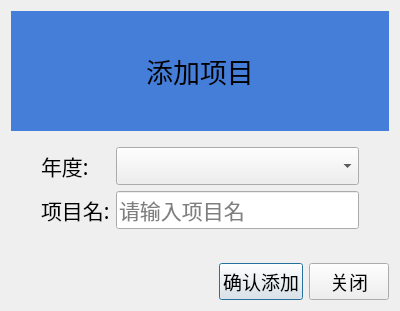
<?xml version="1.0" encoding="UTF-8"?>
<ui version="4.0">
    <class>Dialog</class>
    <widget class="QDialog" name="Dialog">
        <property name="geometry">
            <rect>
                <x>0</x>
                <y>0</y>
                <width>400</width>
                <height>311</height>
            </rect>
        </property>
        <property name="windowTitle">
            <string>Dialog</string>
        </property>
        <layout class="QVBoxLayout" name="verticalLayout">
            <item>
                <widget class="QLabel" name="label">
                    <property name="font">
                        <font>
                            <family>微软雅黑</family>
                            <pointsize>20</pointsize>
                        </font>
                    </property>
                    <property name="styleSheet">
                        <string notr="true">background-color: rgb(68, 126, 217);
                            padding: 10px
                        </string>
                    </property>
                    <property name="text">
                        <string>添加项目</string>
                    </property>
                    <property name="alignment">
                        <set>Qt::AlignCenter</set>
                    </property>
                </widget>
            </item>
            <item>
                <layout class="QFormLayout" name="formLayout">
                    <property name="leftMargin">
                        <number>30</number>
                    </property>
                    <property name="topMargin">
                        <number>10</number>
                    </property>
                    <property name="rightMargin">
                        <number>30</number>
                    </property>
                    <property name="bottomMargin">
                        <number>10</number>
                    </property>
                    <item row="0" column="0">
                        <widget class="QLabel" name="tgyear">
                            <property name="font">
                                <font>
                                    <family>微软雅黑</family>
                                    <pointsize>16</pointsize>
                                </font>
                            </property>
                            <property name="text">
                                <string>年度:</string>
                            </property>
                        </widget>
                    </item>
                    <item row="0" column="1">
                        <widget class="QComboBox" name="ComboBox">
                            <property name="font">
                                <font>
                                    <family>微软雅黑</family>
                                    <pointsize>16</pointsize>
                                </font>
                            </property>
                        </widget>
                    </item>
                    <item row="1" column="0">
                        <widget class="QLabel" name="projectname">
                            <property name="font">
                                <font>
                                    <family>微软雅黑</family>
                                    <pointsize>16</pointsize>
                                </font>
                            </property>
                            <property name="text">
                                <string>项目名:</string>
                            </property>
                        </widget>
                    </item>
                    <item row="1" column="1">
                        <widget class="QLineEdit" name="LineEdit">
                            <property name="font">
                                <font>
                                    <family>微软雅黑</family>
                                    <pointsize>16</pointsize>
                                </font>
                            </property>
                            <property name="placeholderText">
                                <string>请输入项目名</string>
                            </property>
                        </widget>
                    </item>
                </layout>
            </item>
            <item>
                <layout class="QHBoxLayout" name="horizontalLayout_2">
                    <item>
                        <spacer name="horizontalSpacer_2">
                            <property name="orientation">
                                <enum>Qt::Horizontal</enum>
                            </property>
                            <property name="sizeHint" stdset="0">
                                <size>
                                    <width>40</width>
                                    <height>20</height>
                                </size>
                            </property>
                        </spacer>
                    </item>
                    <item>
                        <widget class="QPushButton" name="btn_addproject">
                            <property name="font">
                                <font>
                                    <family>微软雅黑</family>
                                    <pointsize>14</pointsize>
                                </font>
                            </property>
                            <property name="cursor">
                                <cursorShape>PointingHandCursor</cursorShape>
                            </property>
                            <property name="text">
                                <string>确认添加</string>
                            </property>
                        </widget>
                    </item>
                    <item>
                        <widget class="QPushButton" name="btn_close">
                            <property name="font">
                                <font>
                                    <family>微软雅黑</family>
                                    <pointsize>14</pointsize>
                                </font>
                            </property>
                            <property name="cursor">
                                <cursorShape>PointingHandCursor</cursorShape>
                            </property>
                            <property name="text">
                                <string>关闭</string>
                            </property>
                        </widget>
                    </item>
                </layout>
            </item>
        </layout>
    </widget>
    <resources/>
    <connections/>
</ui>
